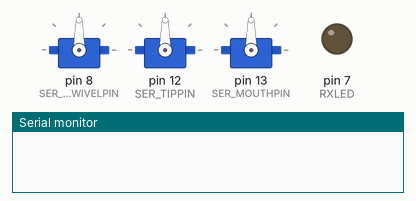
This sketch was run on a simulated Arduino Uno, built with avr-gcc and run on an emulated ATmega328P. Parts: 3 × servo, output pins drawn as LEDs (lit = HIGH), the last lines printed to the serial monitor.

Above: at 0.1 s.
At 2.1 s:
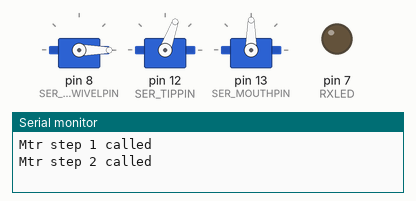
At 4.9 s:
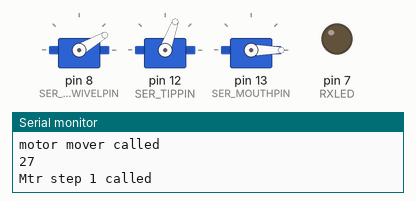
At 11.3 s:
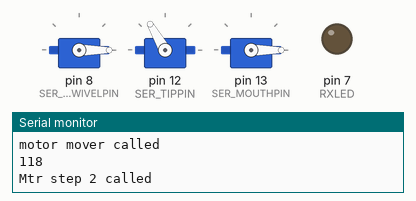
At 17.7 s:
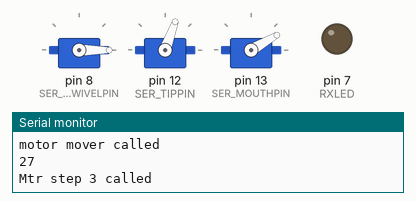
At 20.2 s:
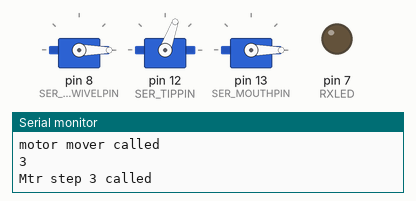
Timing chart, 0 to 21.7 s (numbered marks = the images above):
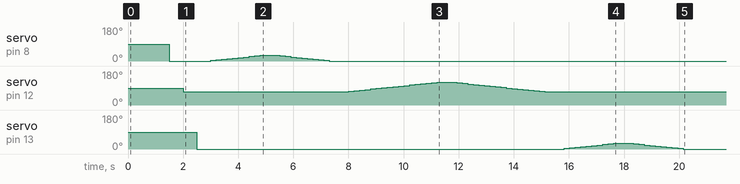

The sketch:

motorController-61723.ino
```cpp
#include<Servo.h>


/****************motor controller prep******************/
//motor numbers
#define NONE           -1
#define NUM_SERVOS      3
#define SER_BASE_SWIVEL 0
#define SER_TIP         1
#define SER_MOUTH       2


//pins numbers
#define SER_BASE_SWIVELPIN      8
#define SER_TIPPIN      12
#define SER_MOUTHPIN    13

#define CCW 0
#define CW 1

//times
#define BTWN_MTR_DLY  500


//general defines

int motorDir, motor;

int motorToControl;
int motorAction;
int motorActionParam;

//initialize all servos to zero position
int serPos[NUM_SERVOS] = {0,0,0};

//motor limits
//{BASE, TIP, MOUTH}
const int serMin[NUM_SERVOS] = {0,0,0};
const int serStart[NUM_SERVOS] = {0,70,0};
const int serMax[NUM_SERVOS] = {30,120,30};

int serSpeed[NUM_SERVOS] = {3,3,3};
int turnSpeed = 200; // this is the delay between steps, >20

Servo servoOneController;
Servo servoTwoController;
Servo servoThreeController;
/***********end motor controller prep******************/

/***************Serial communication prep**************/
#define NUM_COMS 11
char knwnComs[NUM_COMS] = "ABXYLRSHCQW";
char command, prevAction;

bool btnHeld = false;

//char command[SERLEN], prevAction[SERLEN];
int RXLED = 7;


/***********end Serial communication prep**************/


void setup() {
  pinMode(RXLED, OUTPUT); //output the led for debug
  //open the comms
  Serial.begin(9600);
  //blink(3,1.5);

  servoOneController.attach(SER_BASE_SWIVELPIN);
	servoTwoController.attach(SER_TIPPIN);
	servoThreeController.attach(SER_MOUTHPIN);

	//reset the position of all motors to 0 on boot


  motorReset();


  //blink(3,1.5);
 //Motor Testing
  for(int i=0;i<NUM_SERVOS;i++){
    Serial.println("moving motor: ");
    Serial.println(i);
    while(serPos[i]<serMax[i]){
      motorMover(i, CCW);
    }

    delay(BTWN_MTR_DLY);
    while(serPos[i]>serStart[i]){
      motorMover(i, CW);
    }
    delay(BTWN_MTR_DLY);
  }


}

void loop() {
  //when data available, grab it one at a time
  serialRead();

}
/***** Serial comms functions *****/
void serialRead(){
  int i =0;
  char posCommand = 'N';
  //while serial, check for one of our known commands
  while (Serial.available() ){
    posCommand = Serial.read();

    //if its a known command perform the action
    for(int i=0;i < NUM_COMS;i++ )
      // if we get a new recognized command we'll change what we're doing
      if(posCommand == knwnComs[i]){
        command = posCommand; //probably not necessary to presserve the original command here
        takeNewAction();
      }


  }
  if(btnHeld){
    repeatAction();
  }

  //delay(100); //might need to slow down action taking?

}

//Once serial returns a message we take the action
void takeNewAction(){
  //check if its repeated button
  bool btnRepeat = false;

  if(command == prevAction){
    btnRepeat = true;
    prevAction = 'N'; // just want to switch on immediate duplicate, then forget
  }
  else{
    prevAction = command;

  }


  //Check that something was properly written
  if (command != 'N'){
    //if this is a new command
    if(btnRepeat == false){
      switch(command){
        case 'A':
        motor = SER_TIP;
        motorDir = CW;
        btnHeld = true;

      }

      if (command == 'A'){
        motor = SER_TIP;
        motorDir = CW;
        btnHeld = true;
        //blink(1,1);

      }
      else if(command == 'B'){
        motor = SER_TIP;
        motorDir = CCW;
        btnHeld = true;
        //blink(2,1);
      }
      else if(command == 'X'){
        motor = SER_MOUTH;
        motorDir = CW;
        btnHeld = true;
        //blink(3,1);
      }
      else if(command == 'Y'){
        motor = SER_MOUTH;
        motorDir = CCW;
        btnHeld = true;
        //blink(4,1);
      }

      else if(command == 'L'){
        //blink(6,1);
        motor = SER_BASE_SWIVEL;
        motorDir = CW;
        btnHeld = true;
      }
      else if(command == 'R'){
        //blink(5,1);
        motor = SER_BASE_SWIVEL;
        motorDir = CCW;
        btnHeld = true;

      }
      else if(command == 'S'){
        motorReset();
      }
    }
    //repeating button should probably stop the action
    else {
      Serial.println(serPos[motor]); // debug to get current pos of motor before stopping
      //blink(3,3);
      motor = NONE;
      btnHeld = false;
    }
    //new command was found so send it to the motor

    motorMover(motor, motorDir);

    Serial.println(command);

  }
  return 0;
}

//just call the motor motion with the prev vars set by takeNewAction
void repeatAction(){
  motorMover(motor, motorDir);
}

/****** motor controlling functions*****/

void motorReset(){
  //may need to add code to slow this motion back to zero with stepping
  //take current position -step until negative then set zero

  for(int i=0;i<NUM_SERVOS;i++){
    while (serPos[i] >serStart[i]){
      serPos[i] -= serSpeed[i];
      if (serPos[i] <serStart[i]){
        serPos[i]=serStart[i];
      }
    motorStepper(i, serPos[i]);
    }
	  delay(BTWN_MTR_DLY);
  }

  //initial zeroing, also duplicates a zero set for integrity
  for(int i=0; i<NUM_SERVOS; i++){
    serPos[i]=serStart[i];
    motorStepper(i, serPos[i]);
    delay(BTWN_MTR_DLY);
  }
}

//main mover for all servos
//may want to generalize for different speeds
void motorMover(int mtr, int dir) {
  Serial.println("motor mover called"); //debug
  Serial.println(serPos[mtr]);
  if (dir == CW){
    //check that we're not trying to move outside limit
    if(serPos[mtr] - serSpeed[mtr] >= serStart[mtr]){//check that its not going beyond limits
      serPos[mtr] -= serSpeed[mtr];
    }
    //if we are going outside the limit, instead go limit
    else{
      serPos[mtr] = serStart[mtr];
    }
    motorStepper(mtr, serPos[mtr]);
    delay(turnSpeed);//always delay a bit after motion or servo will freak
  }
  else if(dir == CCW){
    if(serPos[mtr] + serSpeed[mtr] <= serMax[mtr]){
      serPos[mtr] += serSpeed[mtr];
    }
    else{
      serPos[mtr]=serMax[mtr];
    }
    motorStepper(mtr, serPos[mtr]);
    delay(turnSpeed);
  }
}

//writes position to the correct controller based on mtr
void motorStepper(int mtr, int loc){
        switch(mtr){
          case SER_BASE_SWIVEL:
          Serial.println("Mtr step 1 called"); //debug
          servoOneController.write(loc);
          break;

          case SER_TIP:
          Serial.println("Mtr step 2 called"); //debug
          servoTwoController.write(loc);
          break;

          case SER_MOUTH:
          Serial.println("Mtr step 3 called"); //debug
          servoThreeController.write(loc);
          break;
      }
}


//Simple LED blinker for debugging
/*
void blink(int times, float rate){
  for(int i=0;i<times;i++){
    delay(rate*100);
    digitalWrite(RXLED, HIGH);
    delay(rate*100);
    digitalWrite(RXLED, LOW);
  }
}
*/
```
